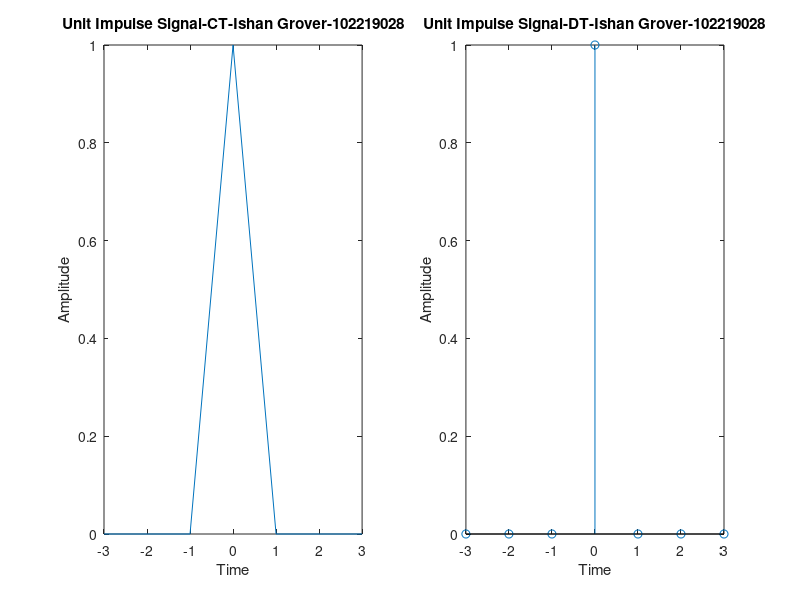

MATLAB code for this plot:
%Exp1
%Unit Impulse Function
clc;
close all;
t1=-3:1:3;
n1=-3:1:3;
x1=[0,0,0,1,0,0,0];
subplot(1,2,1);
plot(t1,x1);
xlabel('Time');
ylabel('Amplitude');
title('Unit Impulse Signal-CT-Ishan Grover-102219028');
subplot(1,2,2);
stem(n1,x1);
xlabel('Time');
ylabel('Amplitude');
title('Unit Impulse Signal-DT-Ishan Grover-102219028');



